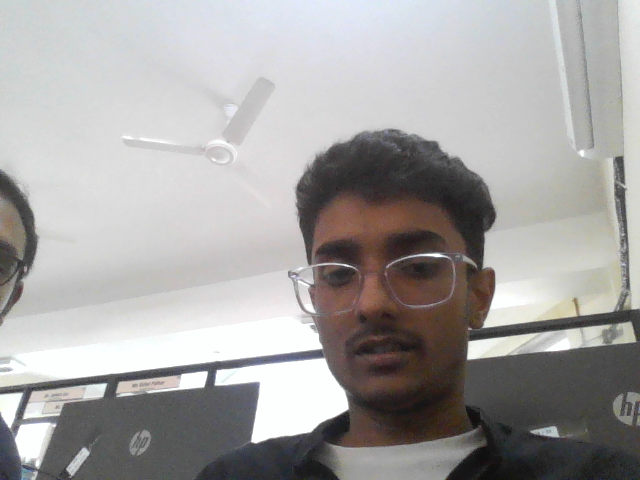
#> input picture open_cv_frame_0.png, 640 x 480 px
$ python similar.py
#> lines starting #> are read from the running program, lines starting #| are printed output that depends on the picture
import cv2
import numpy as np

def calculate_ssim(img1, img2):
    # Convert images to grayscale
    gray1 = cv2.cvtColor(img1, cv2.COLOR_BGR2GRAY)
    gray2 = cv2.cvtColor(img2, cv2.COLOR_BGR2GRAY)

    # Calculate Structural Similarity Index (SSI)
    ssim_index, _ = cv2.compareSSIM(gray1, gray2, full=True)

    return ssim_index

# Example usage
if __name__ == "__main__":
    # Load two images for comparison
    image1 = cv2.imread("open_cv_frame_0.png")
#> image1 is the input picture: shape (480, 640, 3); mean B, G, R 163, 163.8, 165.8
    image2 = cv2.imread("open_cv_frame_2.png")
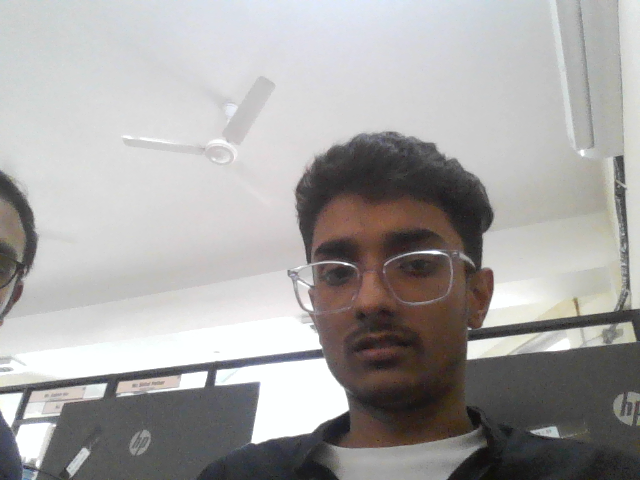
#> input picture open_cv_frame_2.png, 640 x 480 px
#> image2 is the input picture: shape (480, 640, 3); mean B, G, R 163.5, 164.4, 166.4

    # Check if images are loaded successfully
    if image1 is None or image2 is None:
        print("Error: Could not load images.")
    else:
        # Calculate SSIM
        similarity_index = calculate_ssim(image1, image2)
#> in calculate_ssim, `gray1 = cv2.cvtColor(img1, cv2.COLOR_BGR2GRAY)`:
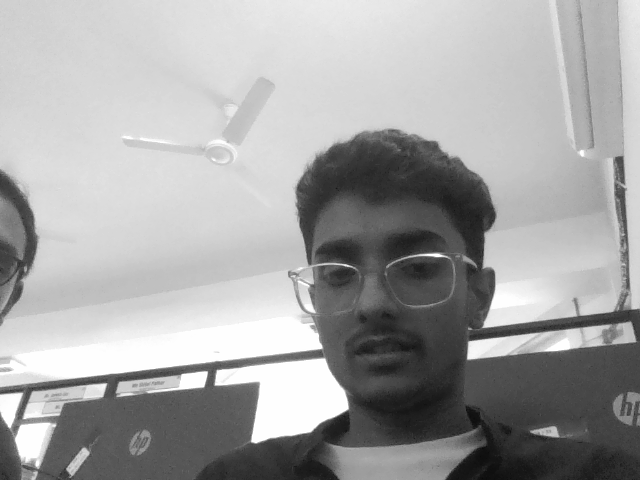
#> gray1: shape (480, 640); min 9, max 255, mean 164.3
#> (the run stopped early here; a loop or call above may not have finished)
